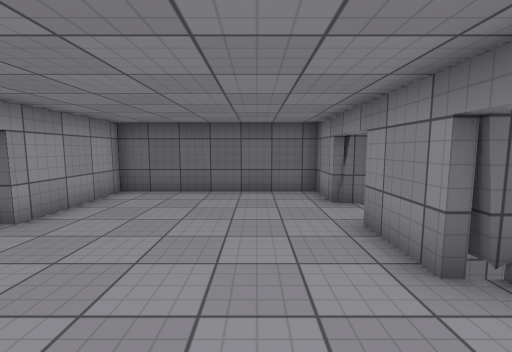
View 1 (above)

16 first-person views from a walk through a 3-D level made in the Unity game engine. The camera is 1.4 m above the floor, tilts 6° down and sees 90° across. The floor is counted in squares, 1 m on a side. Each view is taken from the middle of a square. On the plan, view 1 faces up. The plan holds only what a view shows up to about 13 squares ahead; the rest is blank. The place goes on beyond the plan. The player is left out. Surface patterns are stand-ins for the level's own textures.

View 2
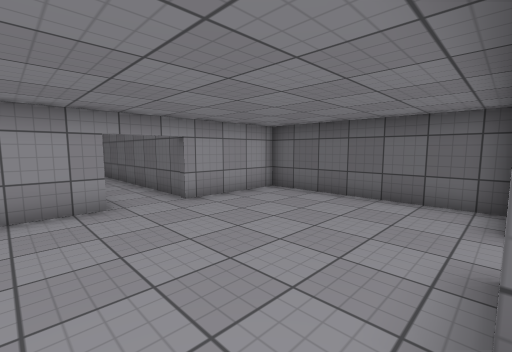

View 3
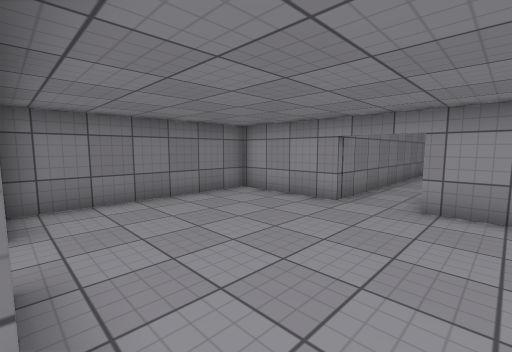

View 4
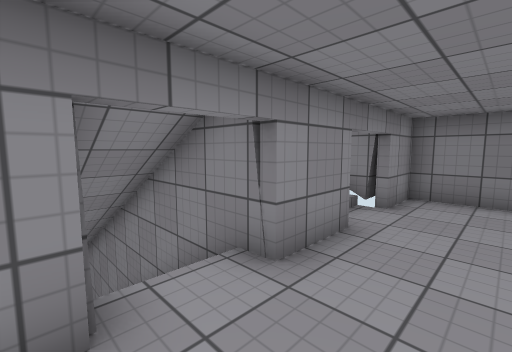

View 5
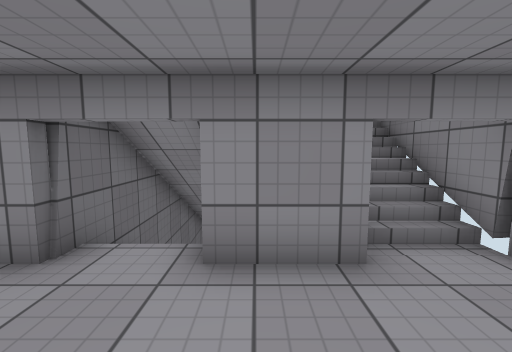

View 6
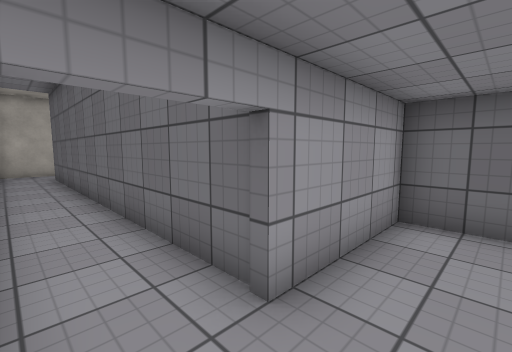

View 7
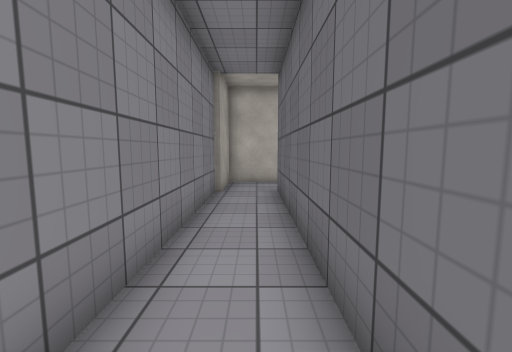

View 8
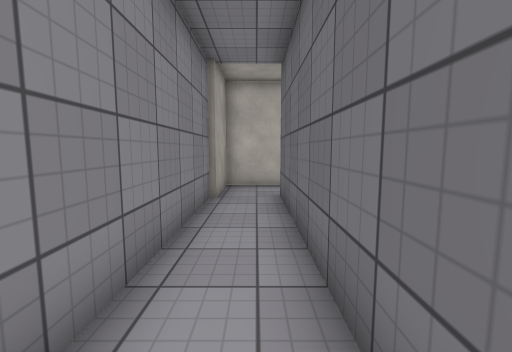

View 9
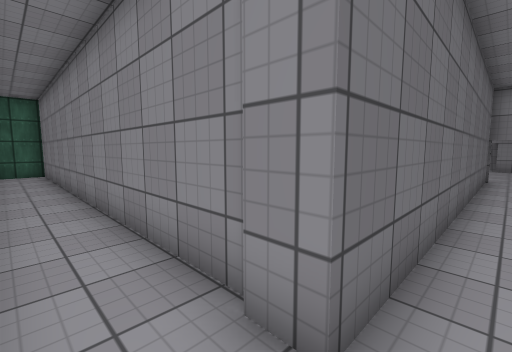

View 10
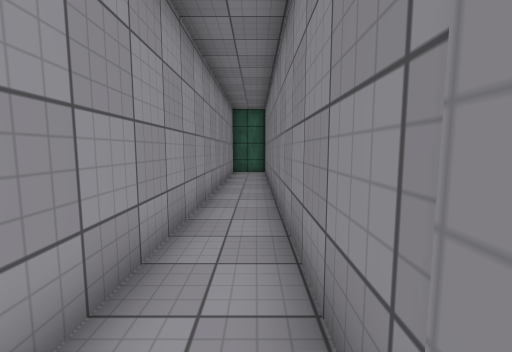

View 11
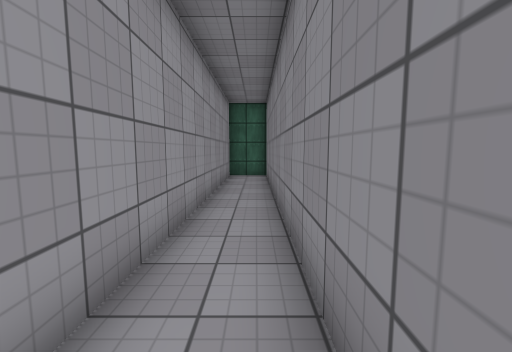

View 12
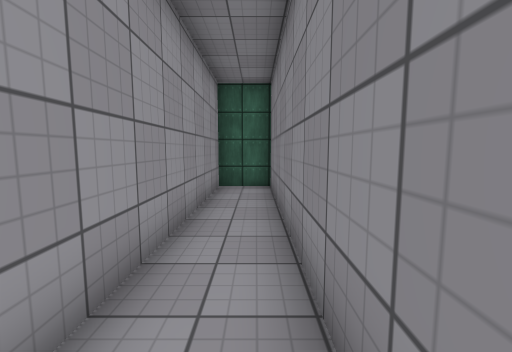

View 13
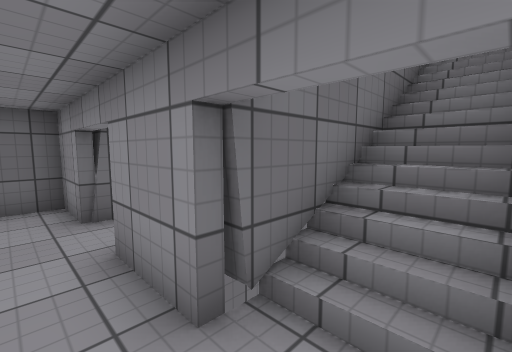

View 14
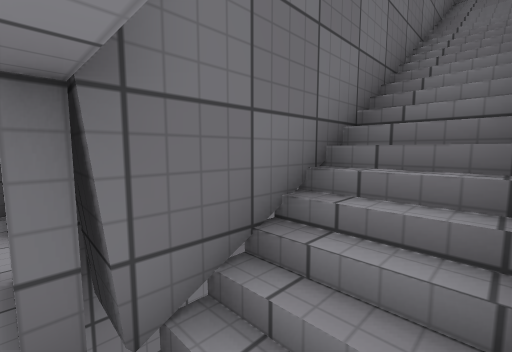

View 15
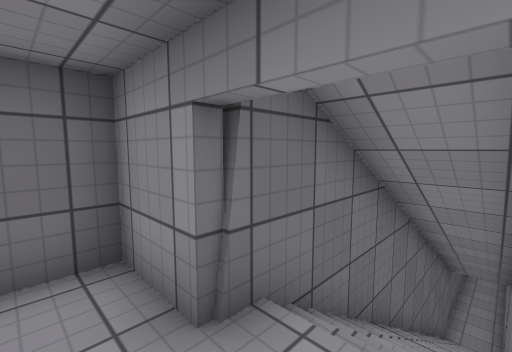

View 16
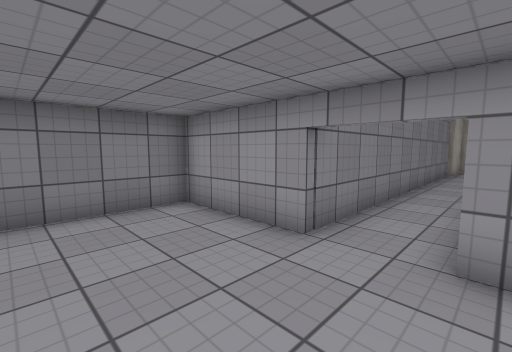

### Floor plan
Key: @ floor where view 1 was taken; # wall or solid block; . floor; / step, stairs or slope.
Columns run from 20 left of view 1 to 11 right of it. Each row starts with its distance up from view 1.
 21 ####
 20 #..#
 19 #..#
 18 #..#
 17 #..#
 16 #..#
 15 #..#
 14 #..#
 13 #..#
 12 #..#
 11 #..#
 10 #..#
  9 #..#           ########
  8 #..#           #......#
  7 #..#           #......##########
  6 #..#           #......./////////
  5 #..#############......./////////
  4 #.....................##########
  3 ###...................##########
  2   ##############......./////////
  1                #.......////////
  0                #....@.####
 -1                ########

Positions as (right, up) in squares from view 1, and headings:
1: (0, 0), facing up
2: (2, 1), facing up-left
3: (2, 6), facing down-left
4: (0, 7), facing down-right
5: (-1, 4), facing right
6: (-3, 3), facing up-left
7: (-9, 4), facing left
8: (-10, 4), facing left
9: (-19, 4), facing up-right
10: (-18, 5), facing up
11: (-18, 7), facing up
12: (-18, 11), facing up
13: (1, 1), facing up-right
14: (2, 1), facing up-right
15: (1, 5), facing up-right
16: (-1, 5), facing down-left
